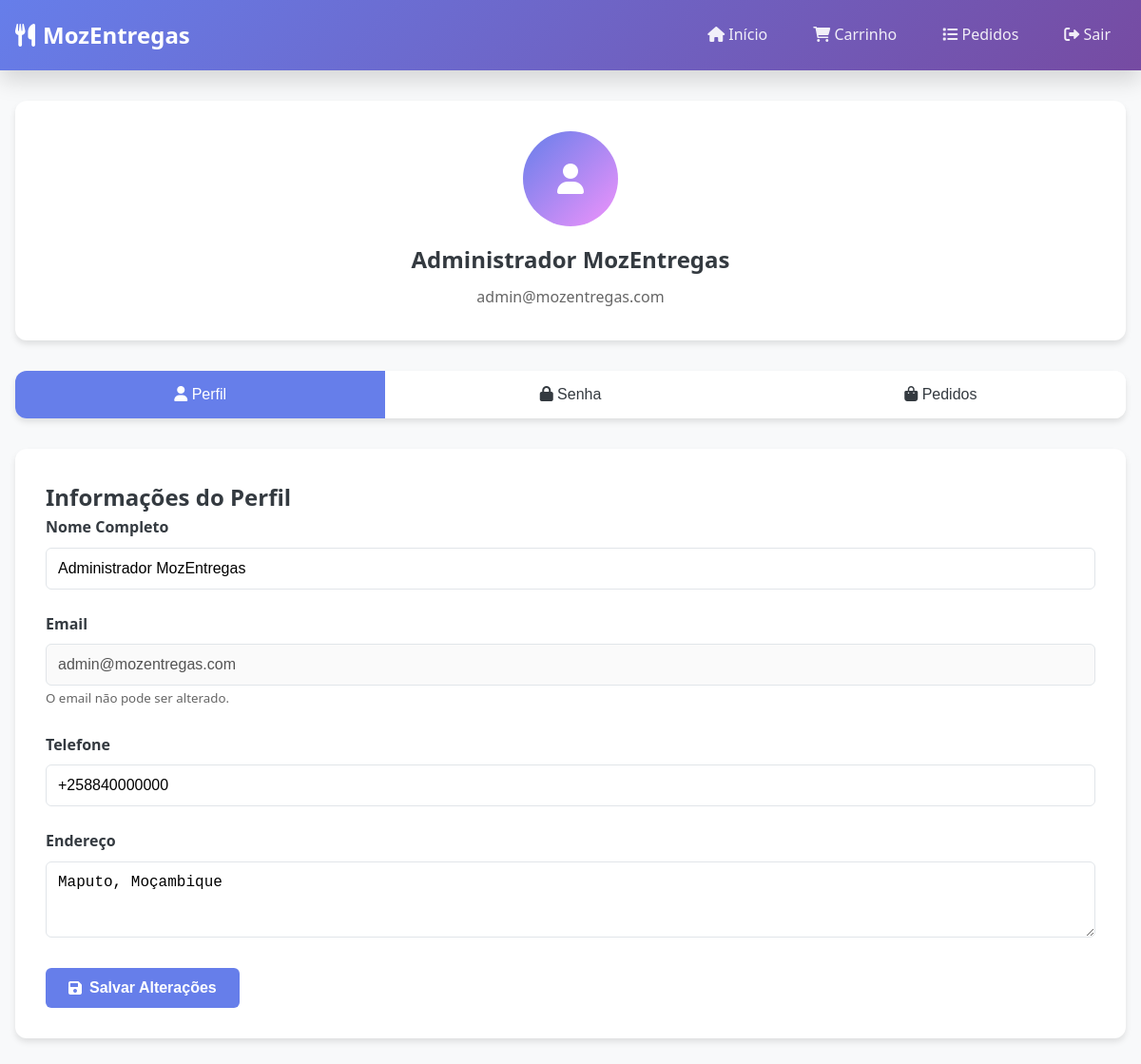
Page /perfil_moz.php (signed in) on the committed database.
### tables this page shows
CREATE TABLE IF NOT EXISTS usuarios (
    id INT AUTO_INCREMENT PRIMARY KEY,
    nome VARCHAR(100) NOT NULL,
    email VARCHAR(150) UNIQUE NOT NULL,
    telefone VARCHAR(20) UNIQUE,
    senha VARCHAR(255) NOT NULL,
    endereco TEXT,
    data_nascimento DATE,
    ativo BOOLEAN DEFAULT TRUE,
    email_verificado BOOLEAN DEFAULT FALSE,
    is_admin BOOLEAN DEFAULT FALSE,  
    token_verificacao VARCHAR(100),
    token_recuperacao VARCHAR(100),
    expiracao_token_recuperacao DATETIME,
    created_at TIMESTAMP DEFAULT CURRENT_TIMESTAMP,
    updated_at TIMESTAMP DEFAULT CURRENT_TIMESTAMP ON UPDATE CURRENT_TIMESTAMP,
    
     
    INDEX idx_email (email),
    INDEX idx_telefone (telefone),
    INDEX idx_ativo (ativo),
    INDEX idx_is_admin (is_admin)
);

### config_moz.php (called while the page is built, shortened)
<?php
function getConnection() {
    static $pdo = null;
    if ($pdo === null) {
        try {
            $dsn = "mysql:host=" . DB_HOST . ";dbname=" . DB_NAME . ";charset=" . DB_CHARSET;
            $options = [
                PDO::ATTR_ERRMODE => PDO::ERRMODE_EXCEPTION,
                PDO::ATTR_DEFAULT_FETCH_MODE => PDO::FETCH_ASSOC,
                PDO::ATTR_EMULATE_PREPARES => false,
                PDO::MYSQL_ATTR_INIT_COMMAND => "SET NAMES " . DB_CHARSET
            ];
            $pdo = new PDO($dsn, DB_USER, DB_PASS, $options);
        } catch (PDOException $e) {
            error_log("Database connection failed: " . $e->getMessage());
            throw new PDOException("Erro de conexão com a base de dados.");
        }
    }
    return $pdo;
}
function getCurrentUser() {
    try {
        $pdo = getConnection();
        $stmt = $pdo->prepare("
            SELECT id, nome, email, telefone, endereco, is_admin, ativo
            FROM usuarios
            WHERE id = ? AND ativo = 1
        ");
        $stmt->execute([$_SESSION['user_id']]);
        return $stmt->fetch();
    } catch (PDOException $e) {
        logSystemError('Error getting current user: ' . $e->getMessage());
        return null;
    }
}
?>

### perfil_moz.php (the view, shortened to what this page needs)
<?php
require_once 'config_moz.php';
$currentUser = getCurrentUser();
?>
<!DOCTYPE html>
<html lang="pt">
<head>
    <link rel="stylesheet" href="https://cdnjs.cloudflare.com/ajax/libs/font-awesome/6.0.0/css/all.min.css">
</head>
<body>
    <header class="header">
        <div class="header-content">
            <a href="index_moz.php" class="logo">
                <i class="fas fa-utensils"></i>
                MozEntregas
            </a>
            <nav class="nav-links">
                <a href="index_moz.php" class="nav-link">
                    <i class="fas fa-home"></i> Início
                </a>
                <a href="carrinho_moz.php" class="nav-link">
                    <i class="fas fa-shopping-cart"></i> Carrinho
                </a>
                <a href="pedidos_moz.php" class="nav-link">
                    <i class="fas fa-list"></i> Pedidos
                </a>
                <a href="auth/logout.php" class="nav-link">
                    <i class="fas fa-sign-out-alt"></i> Sair
                </a>
            </nav>
        </div>
    </header>
    <div class="container">
        <div class="profile-header">
            <div class="profile-avatar">
                <i class="fas fa-user"></i>
            </div>
            <h1 class="profile-name"><?= htmlspecialchars($currentUser['nome']) ?></h1>
            <p class="profile-email"><?= htmlspecialchars($currentUser['email']) ?></p>
        </div>
        <div class="tabs">
            <button class="tab active" onclick="showTab('profile')">
                <i class="fas fa-user"></i> Perfil
            </button>
            <button class="tab" onclick="showTab('password')">
                <i class="fas fa-lock"></i> Senha
            </button>
            <button class="tab" onclick="showTab('orders')">
                <i class="fas fa-shopping-bag"></i> Pedidos
            </button>
        </div>
        <div id="profile-tab" class="tab-content active">
            <h2>Informações do Perfil</h2>
            <form method="POST" action="">
                <div class="form-group">
                    <label class="form-label">Nome Completo</label>
                    <input type="text"
                           name="nome"
                           class="form-control"
                           value="<?= htmlspecialchars($currentUser['nome']) ?>"
                           required>
                </div>
                <div class="form-group">
                    <label class="form-label">Email</label>
                    <input type="email"
                           class="form-control"
                           value="<?= htmlspecialchars($currentUser['email']) ?>"
                           disabled>
                    <small style="color: #666;">O email não pode ser alterado.</small>
                </div>
                <div class="form-group">
                    <label class="form-label">Telefone</label>
                    <input type="tel"
                           name="telefone"
                           class="form-control"
                           value="<?= htmlspecialchars($currentUser['telefone']) ?>"
                           placeholder="+258841234567"
                           required>
                </div>
                <div class="form-group">
                    <label class="form-label">Endereço</label>
                    <textarea name="endereco"
                              class="form-control"
                              rows="3"
                              placeholder="Seu endereço completo"><?= htmlspecialchars($currentUser['endereco'] ?? '') ?></textarea>
                </div>
                <button type="submit" class="btn btn-primary">
                    <i class="fas fa-save"></i> Salvar Alterações
                </button>
            </form>
        </div>
    </div>
</body>
</html>

### perfil_moz.php (style rules this page uses)
:root { --primary-color: #667eea; --primary-dark: #764ba2; --secondary-color: #f093fb; --success-color: #28a745; --warning-color: #ffc107; --danger-color: #dc3545; --info-color: #17a2b8; --light-color: #f8f9fa; --dark-color: #343a40; --border-color: #e1e5e9; --shadow: 0 4px 6px rgba(0, 0, 0, 0.1); --shadow-lg: 0 10px 25px rgba(0, 0, 0, 0.15); --border-radius: 12px; --transition: all 0.3s ease; }
* { margin: 0; padding: 0; box-sizing: border-box; }
body { font-family: 'Segoe UI', Tahoma, Geneva, Verdana, sans-serif; line-height: 1.6; color: var(--dark-color); background: var(--light-color); }
.header { background: linear-gradient(135deg, var(--primary-color) 0%, var(--primary-dark) 100%); color: white; padding: 1rem 0; box-shadow: var(--shadow-lg); }
.header-content { max-width: 1200px; margin: 0 auto; padding: 0 1rem; display: flex; align-items: center; justify-content: space-between; }
.logo { font-size: 1.5rem; font-weight: 700; text-decoration: none; color: white; display: flex; align-items: center; gap: 0.5rem; }
.nav-links { display: flex; gap: 1rem; align-items: center; }
.nav-link { color: rgba(255, 255, 255, 0.9); text-decoration: none; padding: 0.5rem 1rem; border-radius: 6px; transition: var(--transition); }
.container { max-width: 1200px; margin: 2rem auto; padding: 0 1rem; }
.profile-header { background: white; border-radius: var(--border-radius); padding: 2rem; margin-bottom: 2rem; box-shadow: var(--shadow); text-align: center; }
.profile-avatar { width: 100px; height: 100px; border-radius: 50%; background: linear-gradient(135deg, var(--primary-color), var(--secondary-color)); display: flex; align-items: center; justify-content: center; margin: 0 auto 1rem; font-size: 2rem; color: white; }
.profile-name { font-size: 1.5rem; font-weight: 700; margin-bottom: 0.5rem; }
.profile-email { color: #666; font-size: 1rem; }
.tabs { display: flex; background: white; border-radius: var(--border-radius); margin-bottom: 2rem; box-shadow: var(--shadow); overflow: hidden; }
.tab { flex: 1; padding: 1rem; text-align: center; background: white; border: none; cursor: pointer; transition: var(--transition); font-size: 1rem; color: var(--dark-color); }
.tab.active { background: var(--primary-color); color: white; }
.tab-content { display: none; background: white; border-radius: var(--border-radius); padding: 2rem; box-shadow: var(--shadow); }
.tab-content.active { display: block; }
.form-group { margin-bottom: 1.5rem; }
.form-label { display: block; font-weight: 600; margin-bottom: 0.5rem; color: var(--dark-color); }
.form-control { width: 100%; padding: 0.75rem; border: 1px solid var(--border-color); border-radius: 6px; font-size: 1rem; transition: var(--transition); }
.btn { padding: 0.75rem 1.5rem; border-radius: 6px; text-decoration: none; font-weight: 600; transition: var(--transition); border: none; cursor: pointer; display: inline-flex; align-items: center; gap: 0.5rem; font-size: 1rem; }
.btn-primary { background: var(--primary-color); color: white; }

### rows in the picture
usuarios: nome "Administrador MozEntregas", email "admin@mozentregas.com", telefone "+258840000000", endereco "Maputo, Moçambique"
